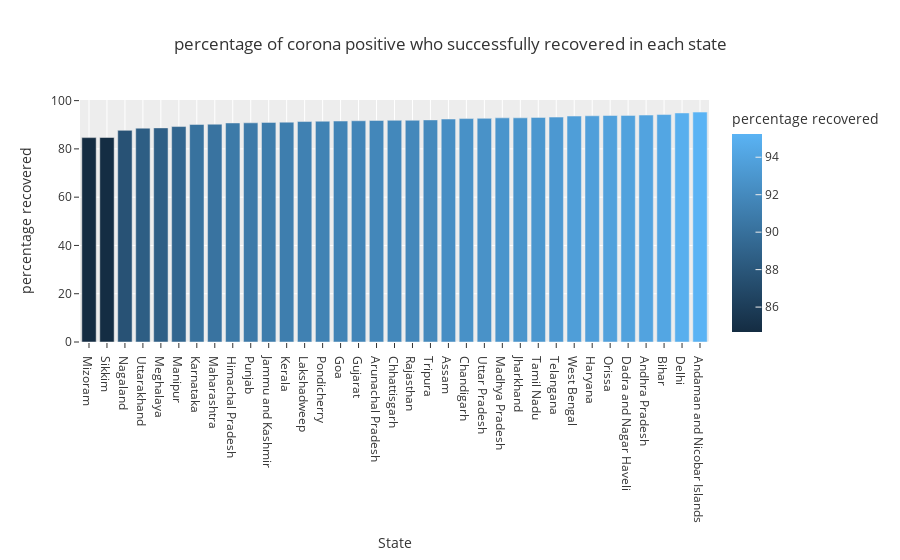

This figure's notebook cell:
### Code cell
fig = px.bar(plot_recovered_per, x='State',y='percentage recovered',color='percentage recovered',
            title='percentage of corona positive who successfully recovered in each state',template='ggplot2')

fig.show()

### Figure 1 — Plotly figure (JSON) as saved in the notebook; plotly's stock layout.template omitted (floating-point values rounded to 4 significant figures)
{"data": [{"alignmentgroup": "True", "hovertemplate": "State=%{x}<br>percentage recovered=%{marker.color}<extra></extra>", "legendgroup": "", "marker": {"color": [84.67, 84.72, 87.67, 88.59, 88.7, 89.25, 90.12, 90.23, 90.74, 90.8, 90.98, 91.07, 91.33, 91.46, 91.53, 91.65, 91.78, 91.84, 91.85, 92, 92.37, 92.55, 92.65, 92.86, 92.87, 93.04, 93.16, 93.6, 93.71, 93.83, 93.88, 94.01, 94.23, 94.89, 95.24], "coloraxis": "coloraxis", "pattern": {"shape": ""}}, "name": "", "offsetgroup": "", "orientation": "v", "showlegend": false, "textposition": "auto", "type": "bar", "x": ["Mizoram", "Sikkim", "Nagaland", "Uttarakhand", "Meghalaya", "Manipur", "Karnataka", "Maharashtra", "Himachal Pradesh", "Punjab", "Jammu and Kashmir", "Kerala", "Lakshadweep", "Pondicherry", "Goa", "Gujarat", "Arunachal Pradesh", "Chhattisgarh", "Rajasthan", "Tripura", "Assam", "Chandigarh", "Uttar Pradesh", "Madhya Pradesh", "Jharkhand", "Tamil Nadu", "Telangana", "West Bengal", "Haryana", "Orissa", "Dadra and Nagar Haveli", "Andhra Pradesh", "Bihar", "Delhi", "Andaman and Nicobar Islands"], "xaxis": "x", "y": [84.67, 84.72, 87.67, 88.59, 88.7, 89.25, 90.12, 90.23, 90.74, 90.8, 90.98, 91.07, 91.33, 91.46, 91.53, 91.65, 91.78, 91.84, 91.85, 92, 92.37, 92.55, 92.65, 92.86, 92.87, 93.04, 93.16, 93.6, 93.71, 93.83, 93.88, 94.01, 94.23, 94.89, 95.24], "yaxis": "y"}], "layout": {"barmode": "relative", "coloraxis": {"colorbar": {"title": {"text": "percentage recovered"}}, "colorscale": [[0, "rgb(20,44,66)"], [1, "rgb(90,179,244)"]]}, "legend": {"tracegroupgap": 0}, "title": {"text": "percentage of corona positive who successfully recovered in each state"}, "xaxis": {"anchor": "y", "domain": [0, 1], "title": {"text": "State"}}, "yaxis": {"anchor": "x", "domain": [0, 1], "title": {"text": "percentage recovered"}}}}
